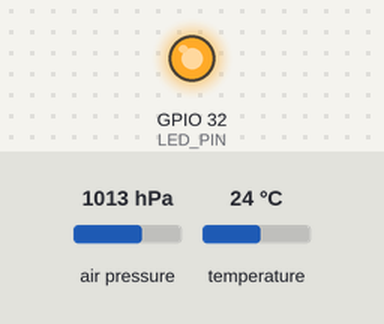
This sketch was run on a simulated ESP32. Shown: output pins drawn as LEDs (lit = HIGH). The test bench sets the inputs (shaded band); at power-on: air pressure 1013 hPa, temperature 24 °C. What the sketch prints to the serial monitor is not drawn. At 0.5 s the program puts the board to deep sleep or switches it off; the recording ends there.

Above: at 0.1 s.
Timing chart, 0 to 0.5 s (numbered marks = the images above):
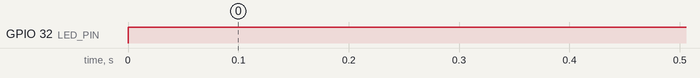

Measured:
- by itself, GPIO 32 (LED_PIN): LOW → HIGH at 0.00 s

The sketch:

deep_sleep_1.ino
```cpp
#include <Wire.h> //i2c
#include <Adafruit_BMP085.h>

RTC_DATA_ATTR int recordCounter = 0;

typedef struct {
  float Temp;
  float Pressure;
} bmp180Records;

#define maxRecords 5 // 5 records
#define sleepTime  10 // 10 s

RTC_DATA_ATTR bmp180Records Records[maxRecords]; //RTC MEMORY

Adafruit_BMP085 bmp;

#define LED_PIN   32
#define LED_DELAY 500  // Allume la LED 500ms pour informer que ESP32 vient de faire un enregistrement
#define I2C_SDA   19   // Broche I2C SDA
#define I2C_SCL   22   // Broche I2C SCL

void setup() {
  Serial.begin(115200);

  pinMode(LED_PIN, OUTPUT);

  Wire.begin(I2C_SDA, I2C_SCL);

  bool status = bmp.begin();

  if ( status ) {
    Serial.println("Record new values");
    digitalWrite (LED_PIN, HIGH);
    Records[recordCounter].Temp     = bmp.readTemperature();       // Units °C
    Records[recordCounter].Pressure = bmp.readPressure() / 100.0F; // Units hPa
    recordCounter++;
    delay(LED_DELAY);
    if ( recordCounter == 1 ) {
      Serial.println(String(recordCounter) + " record is stored in RTC memory");
    } else {
      Serial.println(String(recordCounter) + " records are stored in RTC memory");
    }


    if (recordCounter >= maxRecords) {
      for (int i = 0; i < maxRecords; i++){
        // Display records in CSV format to the serial port
        Serial.println(String(i)+","+String(Records[i].Temp)+","+String(Records[i].Pressure));
      }
      recordCounter = 0;
    }
  } else {
    // Verifier la connexion I2C du BMP190 / BME280
    Serial.println("Sorry but BMP180 did not respond !");
  }

  esp_sleep_enable_timer_wakeup(sleepTime * 1000000); // 1 s = 10^6 ms

  esp_deep_sleep_start();
}

void loop() {
}
```
